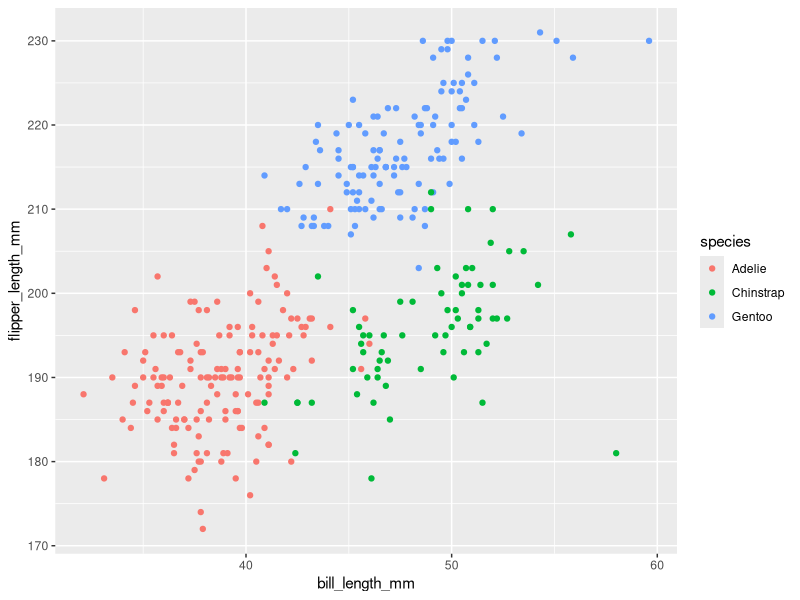
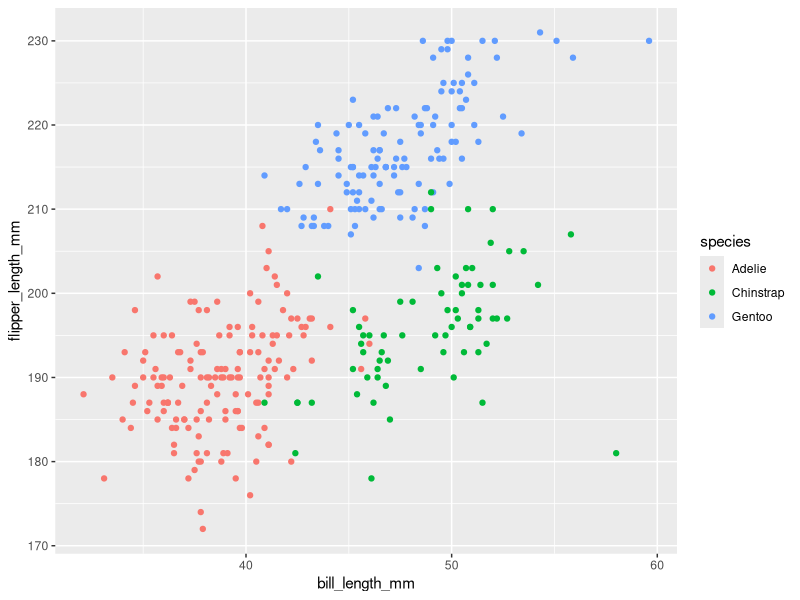
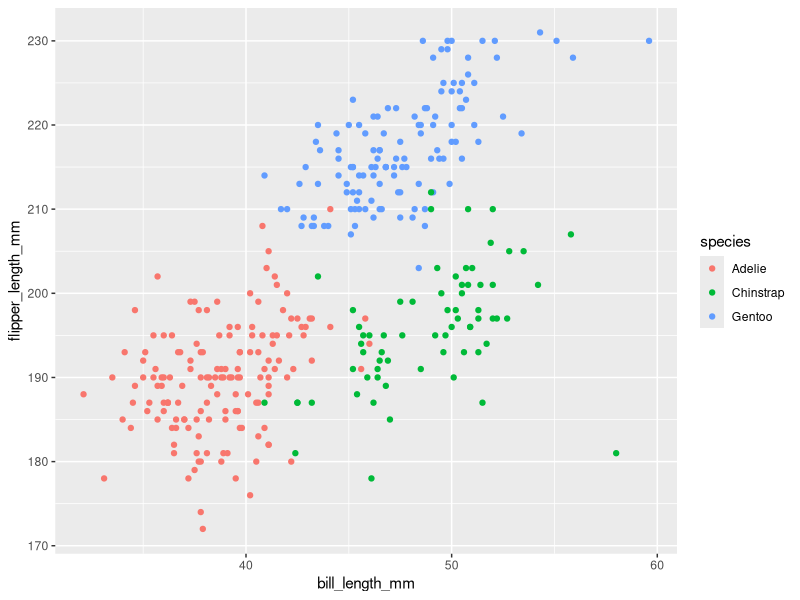

Here is the R script that generated these plots, in order:
## ---- chunk 1
library(tidyverse)
## ---- chunk 2
data("penguins", package = "palmerpenguins")

## ---- chunk 3
a=data.frame(penguins)
nrow(a)
ncol(a)
mean(a$flipper_length_mm, na.rm=TRUE)


## ---- chunk 4
ggplot(a, aes(x=bill_length_mm, y=flipper_length_mm, color=species))+geom_point()
ggsave(ggsave ("scatter_a.pdf", height=4, width=6))

## ---- chunk 5
Hw1Q2_df =
    tibble(
    OR = rnorm(n=10),
    Positive_Association = OR > 0,
    Place = c("NewYork", "Asia", "India", "Europe", "Italy", "Paris", "Canada", "Germany", "London", "Boston"),
    Type = factor(c("city", "continent", "country", "continent", "country", "city", "country", "country","city", "city"))
   )
## ---- chunk 6
mean_OR = mean(pull(Hw1Q2_df, OR))
round(mean_OR, digits=2)

mean_Positive_Association = mean(pull(Hw1Q2_df, Positive_Association))
round(mean_Positive_Association, digits=2)

mean_Place = mean(pull(Hw1Q2_df, Place))

mean_Type = mean(pull(Hw1Q2_df, Type))
